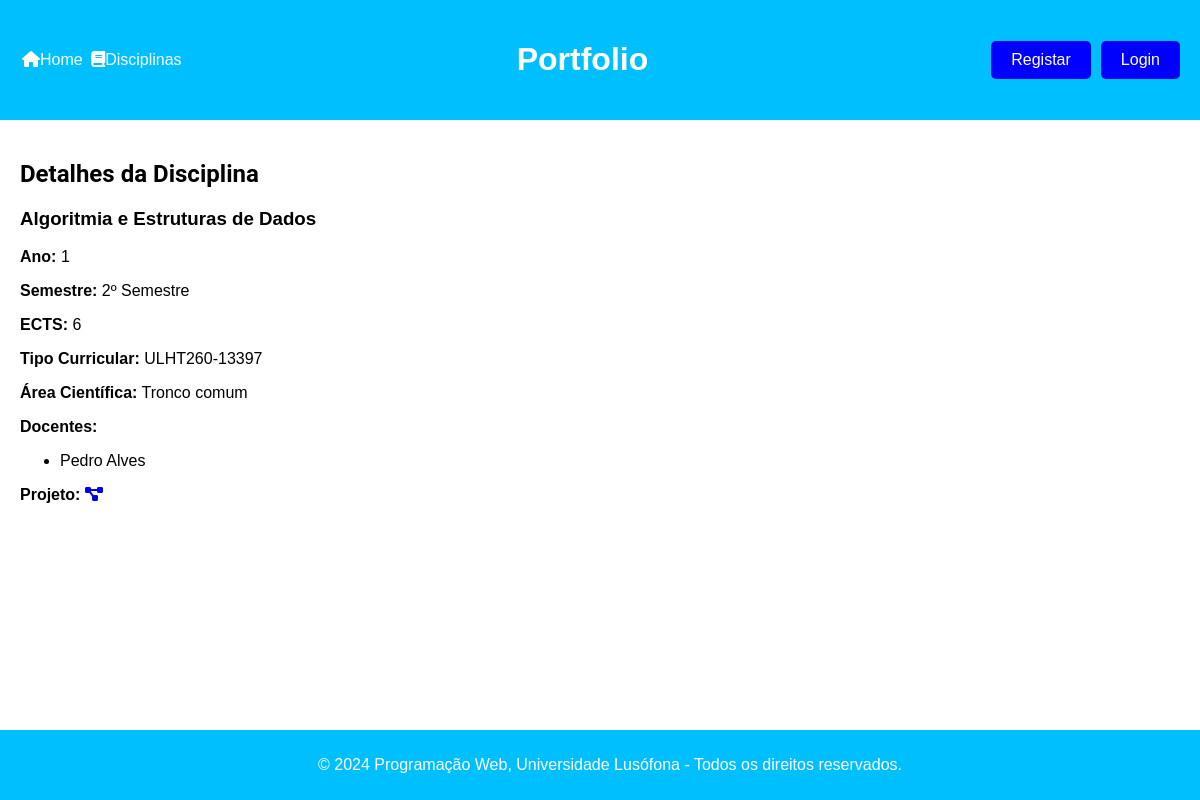
The page /curso/disciplina/7/ on the database its author committed.
### curso/models.py (models this page shows, shortened)
class Disciplina(models.Model):
    nome = models.CharField(max_length=255)
    ano = models.IntegerField()
    semestre = models.CharField(max_length=20)
    ects = models.IntegerField()
    curricular = models.CharField(max_length=20)
    area_cientifica = models.ForeignKey(AreaCientifica, on_delete=models.CASCADE)
    curso = models.ForeignKey(Curso, on_delete=models.CASCADE)

class AreaCientifica(models.Model):
    nome = models.CharField(max_length=100)

class Docente(models.Model):
    nome = models.CharField(max_length=255)
    disciplinas = models.ManyToManyField(Disciplina)

### curso/views.py (the view)
# urls.py: path('disciplina/<int:disciplina_id>/', views.disciplina_detail_view, name='disciplinaDetalhe'),
def disciplina_detail_view(request, disciplina_id):
    try:
        disciplina = Disciplina.objects.get(id=disciplina_id)
        return render(request, 'curso/disciplina_detail.html', {'disciplina': disciplina})
    except Disciplina.DoesNotExist:
        raise Http404("Disciplina não encontrada")

### curso/templates/curso/disciplina_detail.html (shortened to what this page needs)
{% extends "curso/layout.html" %}
{% block content %}
{% load static %}
<link rel="stylesheet" type="text/css" href="{% static 'curso/estilos.css' %}">
<div class="disciplina-detail-container">
    <h2>Detalhes da Disciplina</h2>
    <h3>{{ disciplina.nome }}</h3>
    <p><strong>Ano:</strong> {{ disciplina.ano }}</p>
    <p><strong>Semestre:</strong> {{ disciplina.semestre }}</p>
    <p><strong>ECTS:</strong> {{ disciplina.ects }}</p>
    <p><strong>Tipo Curricular:</strong> {{ disciplina.curricular }}</p>
    <p><strong>Área Científica:</strong> {{ disciplina.area_cientifica.nome }}</p>
    <p><strong>Docentes:</strong>
        <ul>
            {% for docente in disciplina.docente_set.all %}
                <li>{{ docente.nome }}</li>
            {% endfor %}
        </ul>
    </p>
    {% if disciplina.projeto %}
        <p><strong>Projeto:</strong>
            <a href="{% url 'curso:projeto' disciplina.projeto.id %}" >
                <i class="fa-solid fa-diagram-project"></i>
            </a>
        </p>
    {% else %}
        <p><strong>Projeto:</strong> Não há projeto associado a esta disciplina.</p>
    {% endif %}
</div>
{% endblock %}

### curso/static/curso/estilos.css (style rules this page uses)
body { font-family: "Copperplate Gothic", sans-serif; margin: 0; padding: 0; }
h2 { font-family: 'Roboto', sans-serif; font-weight: bold; }
h3, h4, h5 { font-family: 'Gill Sans', sans-serif; }

### rows shown on the page
Disciplina: nome "Algoritmia e Estruturas de Dados", ano "1", semestre "2º Semestre", ects "6", curricular "ULHT260-13397", area_cientifica.nome "Tronco comum"
Docente: nome "Pedro Alves"
